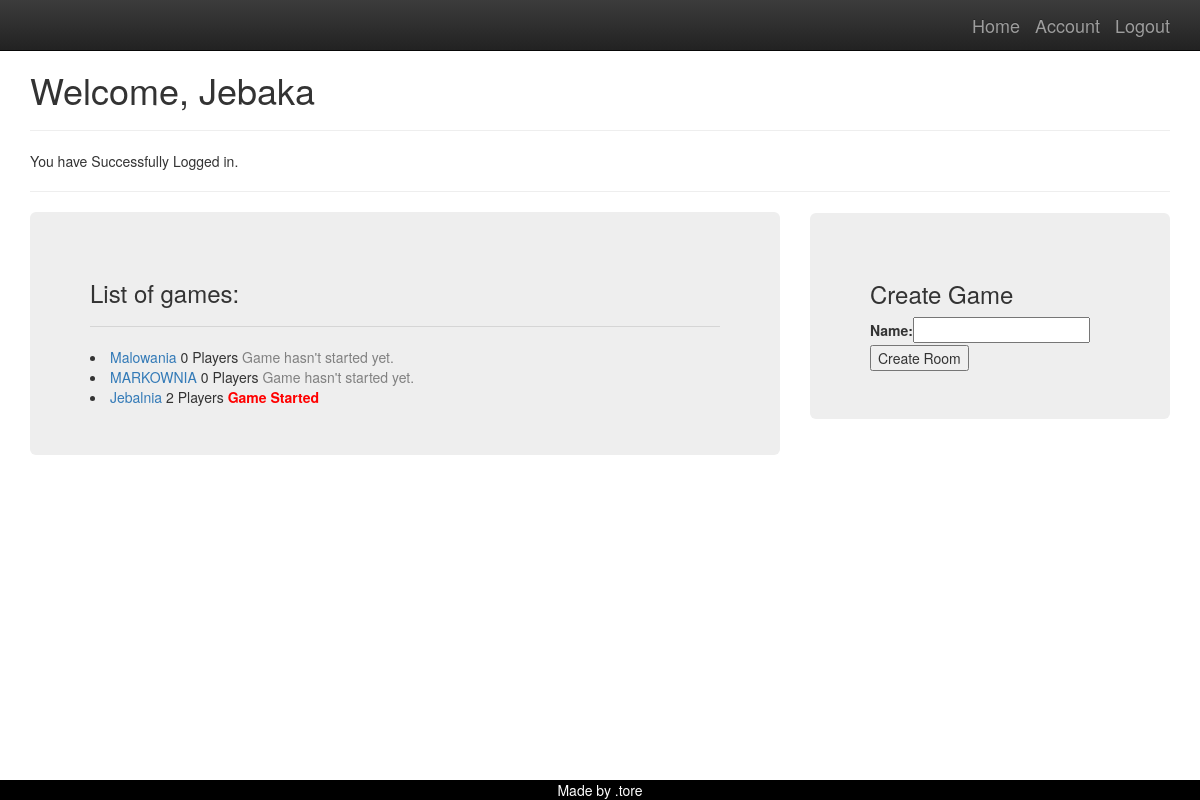
The page /player/home/welcome (signed in) on the database as committed earlier.
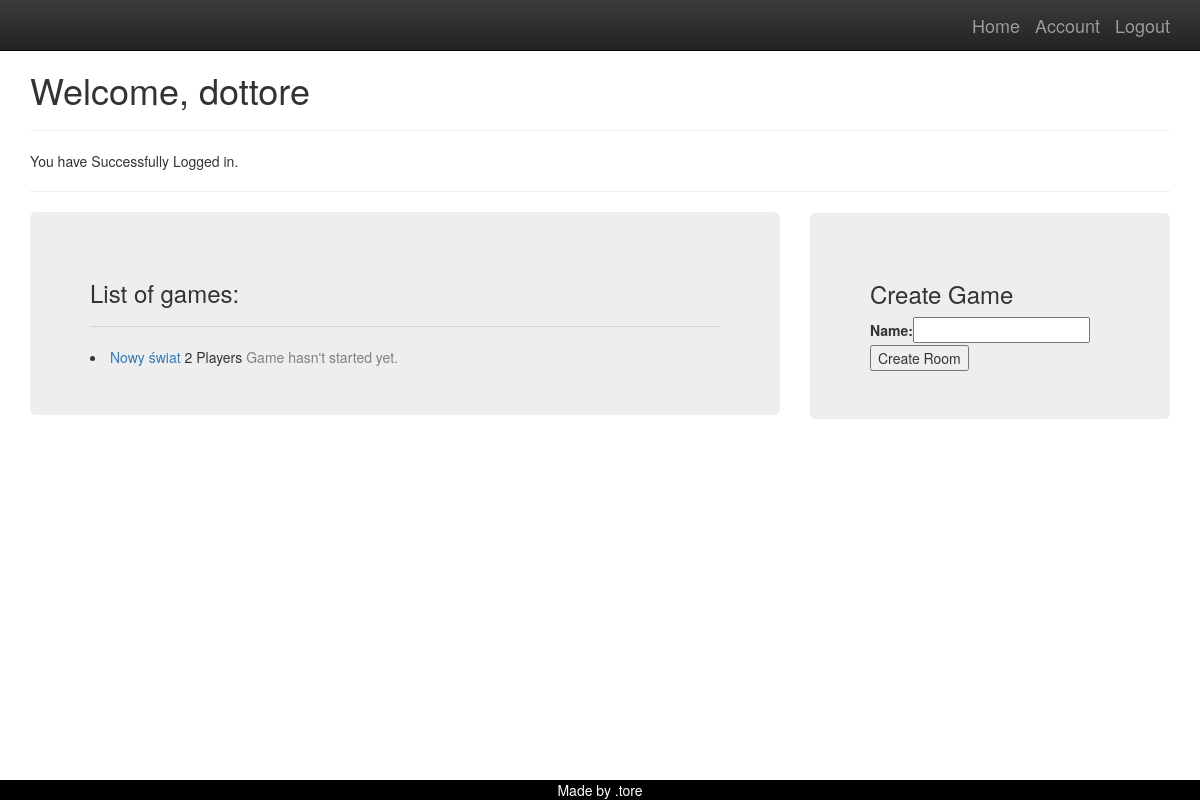
The same page on the database as committed later.
### player/models.py (models this page shows)
class Player(models.Model):
    name = models.ForeignKey(User,on_delete=models.CASCADE,related_name='player_name')
    parent= models.CharField(max_length = 10)
    nick = models.CharField(max_length=10 )
    description = models.TextField(max_length = 300, null = True)
    def __str__(self):
        return self.nick

### game/models.py (models this page shows, shortened)
class Notification(models.Model):
    name = models.CharField(max_length=150)
    note = models.TextField(blank=True, null=True)

class Game(models.Model):
    name = models.CharField(max_length=150)
    host = models.CharField(max_length=10)
    is_played = models.BooleanField(default = False)
    players_ready = models.IntegerField(default =0)
    max_players = models.IntegerField(default=4)
    who_is_ready = models.ManyToManyField(Player)

### player/views.py (the view)
# urls.py: path('home/<str:name>', home, name='home'),
@login_required
def home(request, name):
    usr = request.user.username
    player = Player.objects.get(parent=usr)
    games = Game.objects.all()
    noti =  Notification.objects.get(name=name)
    text = noti.note
    form = CreateGame
    args = {'usr': usr, 'games': games, 'form' : form, 'message': text,'player':player}
    return render(request,'player/home.html', args)

### templates/player/home.html (shortened to what this page needs)
{% extends 'base.html' %}
{% block content %}
<h1>Welcome, {{player}}</h1>
<hr>
{{message}}
<hr>
<div class="row">
  <div class="col-sm-8">
      <div class = 'jumbotron'>
          <h3>List of games: </h3>
          <hr>
    {% for g in games %}
        <li><a href="{% url 'game_join' g.id %}">{{g.name}}</a>
        {% if g.players_ready == 4 %}
            <span style ="color:red"><strong>Full</strong></span>
            {% else %}
            {{g.players_ready}} Players
            {% endif %}
              {% if g.is_played %}
            <span style ="color:red"><strong>Game Started</strong></span>
            {% else %}
            <span style="color:gray">Game hasn't started yet.</span>
            {% endif %}
        </li>
    {% endfor %}
      </div></div>
  <div class="col-sm-4"></div>
  <div class="col-sm-4">
      <div class = 'jumbotron' name="menu" id ="menu">
          <h3>Create Game</h3>
<form method ="POST" action = '{% url 'new_room' %}'>
{{form}}
    <button type = 'submit' name="create" value = 'ok'>Create Room</button>
</form>
      </div></div>
</div>
{% endblock %}

### templates/base.html (shortened to what this page needs)
{% load static %}
<!doctype html>
<html class="no-js" lang="en-en">
    <head>
        <link rel="stylesheet" href="{% static 'css/bootstrap.min.css' %}">
        <link rel="stylesheet" href="{% static 'css/bootstrap-theme.min.css' %}">
        <link rel="stylesheet" href="{% static 'css/main.css' %}">
    </head>
    <body>
    <div class ="bg">
    <nav class="navbar navbar-inverse navbar-fixed-top" role="navigation">
      <div class="container">
        <ul class ='nav navbar-nav navbar-right'>
            <li><a class="navbar-brand" href="/">Home</a></li>
            {% if user.is_authenticated %}
           <li><a class="navbar-brand" href="{% url 'player_account' user.username "pusty"%}">Account</a></li>
            <li><a class="navbar-brand" href="{% url 'player_logout' %}">Logout</a></li>
            {% else %}
            <li><a class="navbar-brand" href="{% url 'player_login' %}"> Login </a> </li>
            {% endif %}
 </div>
    </nav>
    <div class="container">
    {% block content %}
    {% endblock %}
    </div>
    <footer>
        Made by .tore
    </footer>
    </body>
</html>

### templates/base.html (style rules this page uses)
body { padding-top: 50px; padding-bottom: 20px; }
footer { position: fixed; left: 0; bottom: 0; width: 100%; background-color: black; color: white; text-align: center; }

Rows that differ between the two databases and show on the page:
removed Game: name "Malowania", players_ready "0", is_played "Game hasn't started yet."
removed Game: name "MARKOWNIA", players_ready "0", is_played "Game hasn't started yet."
removed Game: name "Jebalnia", players_ready "2", is_played "Game Started"
changed Player: nick "Jebaka" → "dottore"
added Game: name "Nowy świat", players_ready "2", is_played "Game hasn't started yet."
